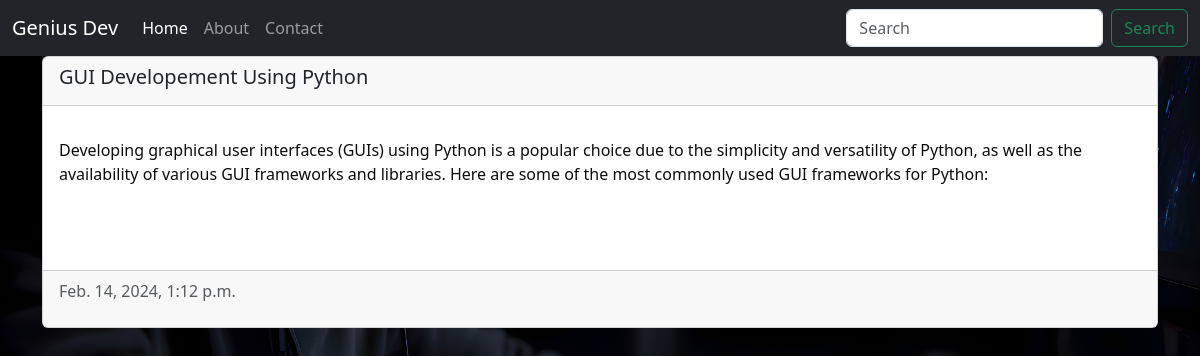
Screenshot of /BlogView/GUI-Development-Using-Python/ with the database file from the repository.
### Blog/models.py (models this page shows, shortened)
class Post(models.Model):
    title=models.CharField(max_length=255,unique=True)
    description=models.CharField(max_length=200,null=True)
    slug=models.SlugField(unique=True,blank=True)
    content=models.TextField()
    published_date=models.DateTimeField(default=datetime.now)
    featured_image=models.ImageField(upload_to='blog_images')
    author=models.ForeignKey(Author,on_delete=models.SET_NULL,related_name="posts",null=True,default="Talha")
    tags=models.ManyToManyField(Tag)

### Blog/views.py (the view)
# urls.py: path('BlogView/<slug:slug>/', views.view_blog,name='view_blog'),
def view_blog(request,slug):
    post=get_object_or_404(Post,slug=slug)
    return render(request,'Blog/view_blog.html',{
        'post':post
    })

### Blog/templates/Blog/view_blog.html
{% extends "base.html" %}
{% block content %}
<div class="container">
    <div class="card">
      <div class="card-header">
        <h5 class="card-title">{{ post.title }}</h5>
      </div>
      <div class="card-body">
        <p class="card-text">{{ post.content | safe }}</p>
      </div>
      <div class="card-footer text-muted">
        <p>{{ post.published_date }}</p>
      </div>
    </div>
  </div>
{% endblock %}

### Blog/static/Blog/CSS/base.css (style rules this page uses)
.bg-image { background-image: url("../Images/background.jpg"); background-repeat: no-repeat; background-size: cover; }

### rows the page displays
Post: title "GUI Developement Using Python", content "Developing graphical user interfaces (GUIs) using Python is a popular choice due to the simplicity and versatility of Python, as well as the availability of various GUI frameworks and libraries. Here are some of the most commonly used GUI frameworks for Python:", published_date "Feb. 14, 2024, 1:12 p.m."
